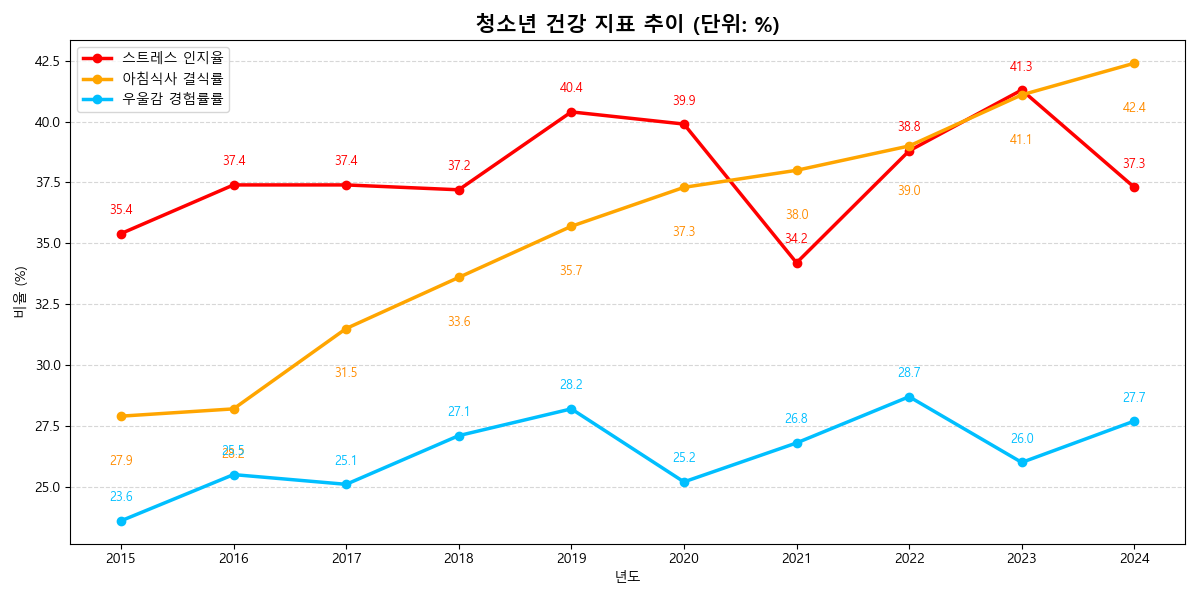

This chart was generated by the following Python code:
import matplotlib.pyplot as plt
import matplotlib.font_manager as fm
import numpy as np


plt.rcParams['font.family'] = ['Malgun Gothic', 'AppleGothic', 'NanumGothic', 'sans-serif']
plt.rcParams['axes.unicode_minus'] = False 


years = list(range(2015, 2025))
stress = [35.4, 37.4, 37.4, 37.2, 40.4, 39.9, 34.2, 38.8, 41.3, 37.3]
breakfast_skip = [27.9, 28.2, 31.5, 33.6, 35.7, 37.3, 38.0, 39.0, 41.1, 42.4]
depression = [23.6, 25.5, 25.1, 27.1, 28.2, 25.2, 26.8, 28.7, 26.0, 27.7]


plt.figure(figsize=(12, 6))
plt.plot(years, stress, label='스트레스 인지율', color='red', marker='o', linewidth=2.5)
plt.plot(years, breakfast_skip, label='아침식사 결식률', color='orange', marker='o', linewidth=2.5)
plt.plot(years, depression, label='우울감 경험률률', color='deepskyblue', marker='o', linewidth=2.5)


for x, y in zip(years, stress):
    plt.text(x, y + 0.8, f'{y}', color='red', ha='center', fontsize=9)
for x, y in zip(years, breakfast_skip):
    plt.text(x, y - 2, f'{y}', color='darkorange', ha='center', fontsize=9)
for x, y in zip(years, depression):
    plt.text(x, y + 0.8, f'{y}', color='deepskyblue', ha='center', fontsize=9)


plt.title('청소년 건강 지표 추이 (단위: %)', fontsize=15, fontweight='bold')
plt.xlabel('년도')
plt.ylabel('비율 (%)')
plt.xticks(np.arange(2015, 2025, 1))
plt.grid(axis='y', linestyle='--', alpha=0.5)
plt.legend()
plt.tight_layout()
plt.savefig('stress_depression_breakfast.png')
plt.show()



